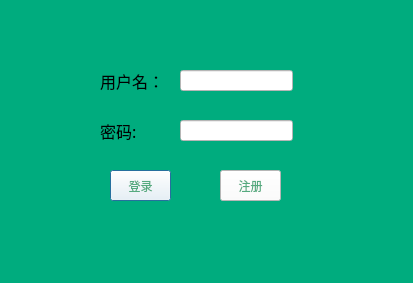
<?xml version="1.0" encoding="UTF-8"?>
<ui version="4.0">
 <class>LoginDialog</class>
 <widget class="QDialog" name="LoginDialog">
  <property name="geometry">
   <rect>
    <x>0</x>
    <y>0</y>
    <width>413</width>
    <height>283</height>
   </rect>
  </property>
  <property name="minimumSize">
   <size>
    <width>413</width>
    <height>283</height>
   </size>
  </property>
  <property name="maximumSize">
   <size>
    <width>413</width>
    <height>283</height>
   </size>
  </property>
  <property name="windowTitle">
   <string>登录</string>
  </property>
  <property name="windowIcon">
   <iconset>
    <normaloff>F:/图片/电脑壁纸/2d266df8b74822cd239c2a634b688025.jpg</normaloff>F:/图片/电脑壁纸/2d266df8b74822cd239c2a634b688025.jpg</iconset>
  </property>
  <property name="styleSheet">
   <string notr="true">background-color: rgb(0, 172, 126);</string>
  </property>
  <widget class="QLabel" name="label">
   <property name="geometry">
    <rect>
     <x>100</x>
     <y>70</y>
     <width>71</width>
     <height>21</height>
    </rect>
   </property>
   <property name="font">
    <font>
     <family>微软雅黑</family>
     <pointsize>12</pointsize>
    </font>
   </property>
   <property name="text">
    <string>用户名：</string>
   </property>
  </widget>
  <widget class="QLineEdit" name="userEdit">
   <property name="geometry">
    <rect>
     <x>180</x>
     <y>70</y>
     <width>113</width>
     <height>21</height>
    </rect>
   </property>
   <property name="styleSheet">
    <string notr="true">background-color: rgb(255, 255, 255);</string>
   </property>
  </widget>
  <widget class="QLineEdit" name="pwdEdit">
   <property name="geometry">
    <rect>
     <x>180</x>
     <y>120</y>
     <width>113</width>
     <height>21</height>
    </rect>
   </property>
   <property name="styleSheet">
    <string notr="true">background-color: rgb(255, 255, 255);</string>
   </property>
  </widget>
  <widget class="QLabel" name="label_2">
   <property name="geometry">
    <rect>
     <x>100</x>
     <y>120</y>
     <width>71</width>
     <height>21</height>
    </rect>
   </property>
   <property name="font">
    <font>
     <family>微软雅黑</family>
     <pointsize>12</pointsize>
    </font>
   </property>
   <property name="text">
    <string>密码:</string>
   </property>
  </widget>
  <widget class="QPushButton" name="loginButton">
   <property name="geometry">
    <rect>
     <x>110</x>
     <y>170</y>
     <width>61</width>
     <height>31</height>
    </rect>
   </property>
   <property name="styleSheet">
    <string notr="true">color: rgb(85, 170, 127);
background-color: rgb(255, 255, 255);</string>
   </property>
   <property name="text">
    <string>登录</string>
   </property>
  </widget>
  <widget class="QPushButton" name="registButton">
   <property name="geometry">
    <rect>
     <x>220</x>
     <y>170</y>
     <width>61</width>
     <height>31</height>
    </rect>
   </property>
   <property name="styleSheet">
    <string notr="true">color: rgb(85, 170, 127);
background-color: rgb(255, 255, 255);</string>
   </property>
   <property name="text">
    <string>注册</string>
   </property>
  </widget>
 </widget>
 <resources/>
 <connections/>
</ui>
